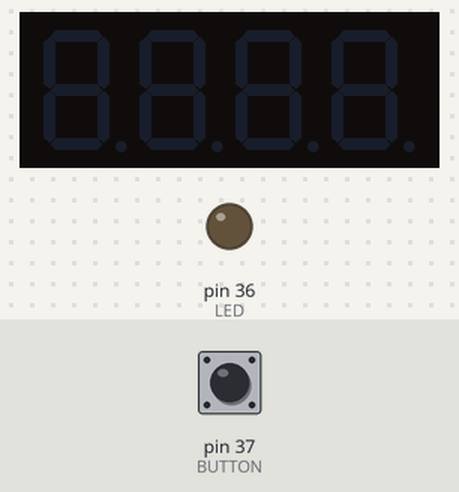
Bench run of a program on a simulated Raspberry Pi (header pin numbers). Shown: 4-digit seven-segment display, output pins drawn as LEDs (lit = HIGH). Inputs (shaded band) come from the test bench; at power-on: pin 37 (BUTTON) HIGH. Library files of the repository ran but are not shown: tm1637.py; pins used as bus, display or sensor lines are not drawn; what the program prints to the terminal is not drawn.

Above: at 1.2 s.
1.3 s: pin 37 (BUTTON) pulled LOW for 0.15 s
At 1.42 s:
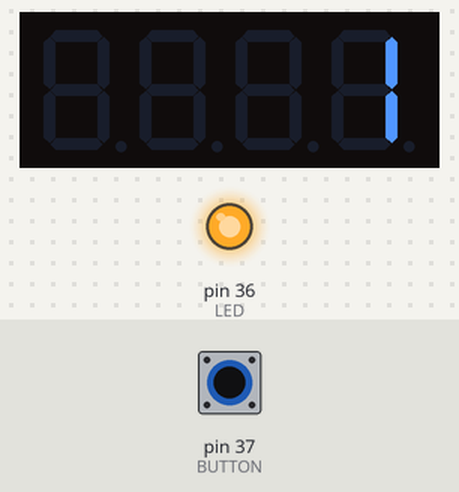
4.3 s: pin 37 (BUTTON) pulled LOW for 1 s
At 5.4 s:
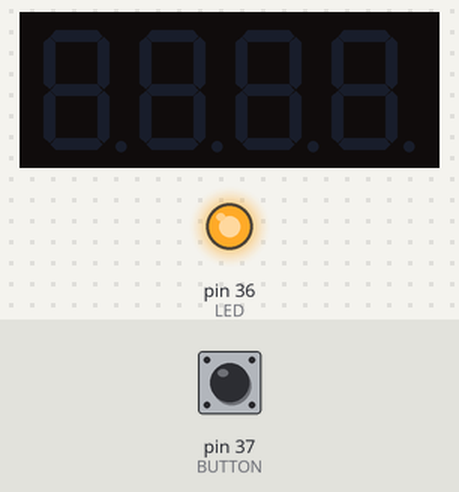
8.3 s: pin 37 (BUTTON) pulled LOW for 3.2 s
At 10.24 s:
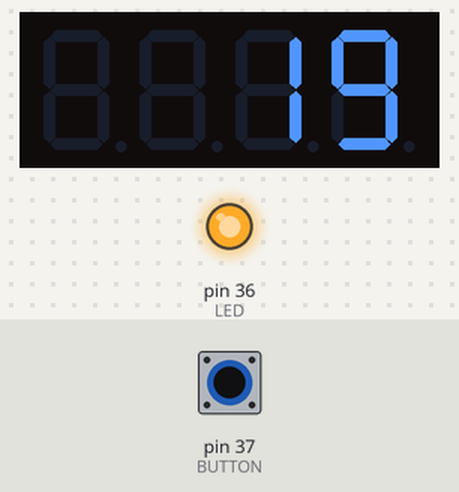
Timing chart, 0 to 15.6 s (numbered marks = the images above; inputs shaded):
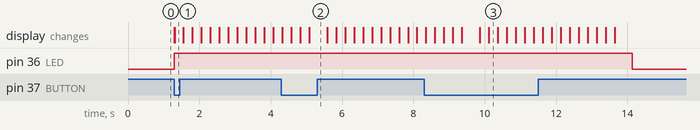

Measured:
- after the input at 1.3 s, pin 36 (LED): LOW → HIGH at once
- after the input at 4.3 s, pin 36 (LED): stays HIGH (without the input it goes to LOW after 1.3 s)
- after the input at 8.3 s, pin 36 (LED): HIGH → LOW after 5.8 s instead of 1.6 s

The program:

display_ip.py
```python
#!/usr/bin/python3
#import the GPIO and time package
import tm1637
import time
import RPi.GPIO as GPIO
import signal
import sys
import threading

GPIO.setmode(GPIO.BOARD)
mutex = threading.Lock()

LED = 36
BUTTON = 37
CLK = 40
DIO = 38
BRIGHTNESS = 4

#DEFINE THE LED DRIVER CLASS
GPIO.setup(LED, GPIO.OUT)
GPIO.setup(BUTTON,GPIO.IN, GPIO.PUD_UP) # make pin an input

display = tm1637.TM1637(CLK, DIO, BRIGHTNESS)

# loop through 50 times, on/off for 1 second
print ("Testing the button pressi,\nPress CTRL-C to exit")
GPIO.output(LED, False)

def button_callback(channel):
    mutex.acquire()
    GPIO.output(LED, True)
    display.displayIp(250)
    GPIO.output(LED, False)
    mutex.release()


def signal_handler(sig, frame):
    print('You pressed Ctrl+C!')
    GPIO.cleanup()
    sys.exit(0)


def loop():
    while (True):
        #for i in range(50):
        button_state = GPIO.input(BUTTON)
        if button_state == GPIO.HIGH:
            #display.Show([1,2,3,4])
            print ("Button is HIGH\nDisplaying 1,2,3,4")
            #GPIO.output(LED, False)
            #display.displayIp(500)
        else:
            print ("Button is LOW")
            #display.Show([2,4,5,6])
            GPIO.output(LED, True)
        time.sleep(1)

def main():
    GPIO.add_event_detect(BUTTON, GPIO.FALLING, callback=button_callback, bouncetime=300)
    signal.signal(signal.SIGINT, signal_handler)
    signal.pause()
    loop()

main()
```
